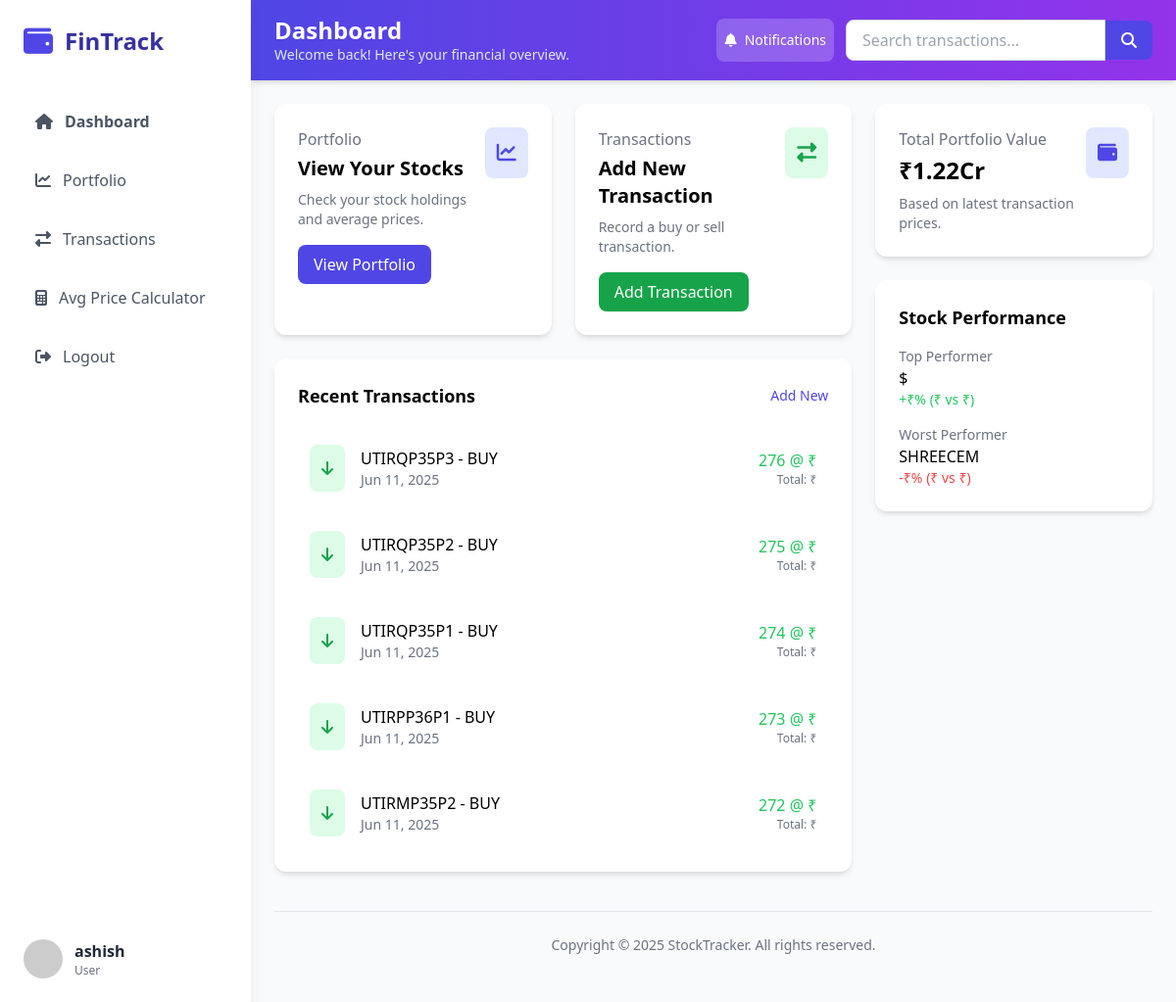
/home/ (signed in), run on an earlier commit of the app's database.
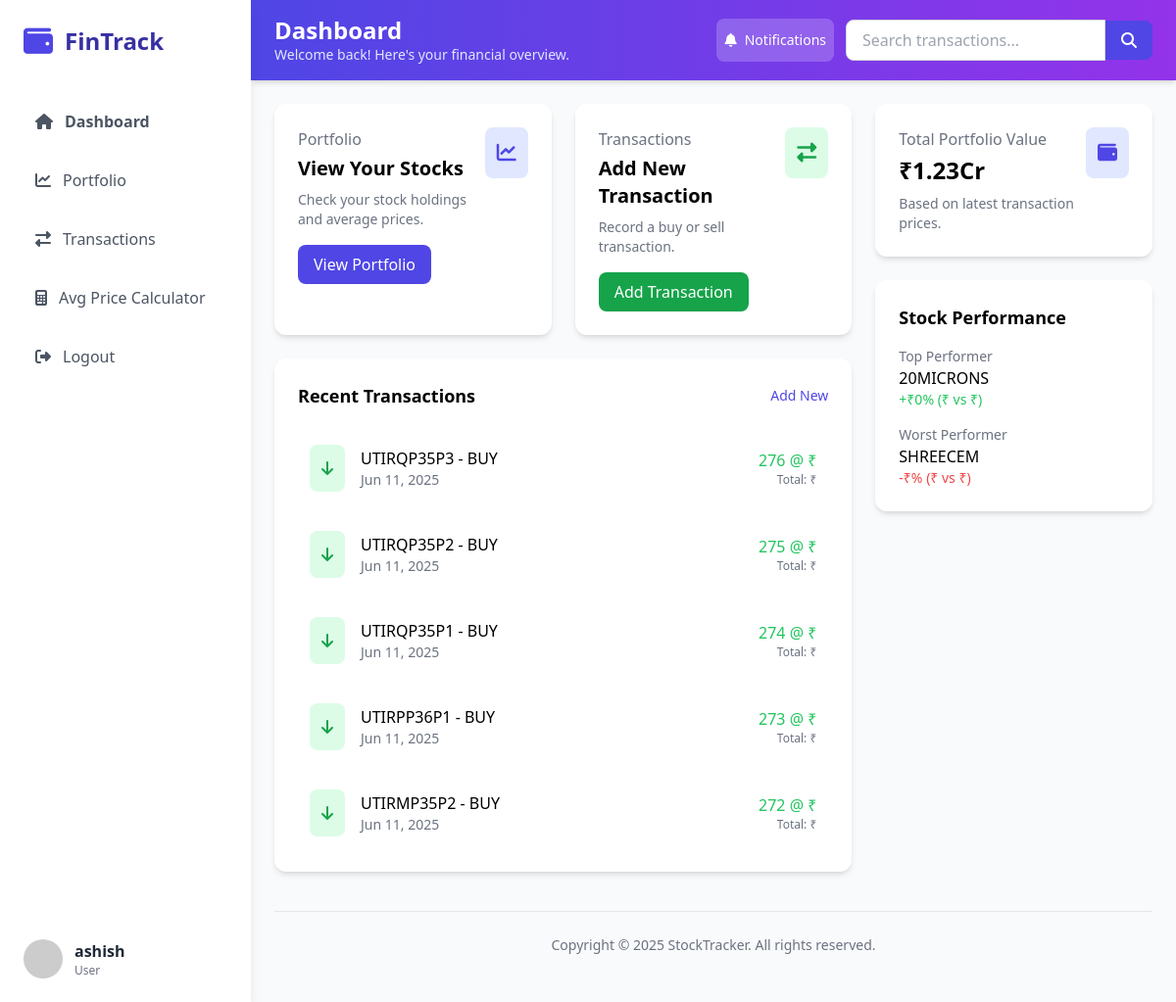
And on a later commit of the database.
### stocks/models.py (models this page shows, shortened)
class StockTransaction(models.Model):
    TRANSACTION_TYPES = (
        ("BUY", "Buy"),
        ("SELL", "Sell"),
    )
    user = models.ForeignKey(User, on_delete=models.CASCADE)
    stock_symbol = models.CharField(max_length=10)
    transaction_type = models.CharField(max_length=4, choices=TRANSACTION_TYPES)
    quantity = models.PositiveIntegerField()
    price_per_share = models.DecimalField(max_digits=10, decimal_places=2)
    transaction_date = models.DateTimeField(auto_now_add=True)

### stocks/views.py (the view)
# urls.py: 2. Add a URL to urlpatterns:  path('', views.home, name='home')
@login_required
def home(request):
    portfolio = {}
    total_value = Decimal("0.00")
    recent_transactions = []
    top_performer = None
    worst_performer = None
    transactions_json = []
    if request.user.is_authenticated:
        transactions = StockTransaction.objects.filter(user=request.user).order_by(
            "transaction_date"
        )
        recent_transactions = transactions.order_by("-transaction_date")[:5].annotate(
            total_cost=F("quantity") * F("price_per_share")
        )
        transactions_json = [
            {
                "stock_symbol": trans.stock_symbol,
                "price_per_share": float(trans.price_per_share),
                "transaction_date": trans.transaction_date.isoformat(),
            }
            for trans in transactions
        ]
        for trans in transactions:
            symbol = trans.stock_symbol
            if symbol not in portfolio:
                portfolio[symbol] = {
                    "quantity": 0,
                    "total_cost": Decimal("0.00"),
                    "latest_price": trans.price_per_share,
                }
            if trans.transaction_type == "BUY":
                portfolio[symbol]["quantity"] += trans.quantity
                portfolio[symbol]["total_cost"] += (
                    trans.quantity * trans.price_per_share
                )
            else:  # SELL
                portfolio[symbol]["quantity"] -= trans.quantity
                portfolio[symbol]["total_cost"] -= (
                    trans.quantity * trans.price_per_share
                )
            portfolio[symbol]["latest_price"] = trans.price_per_share
        for symbol, data in list(portfolio.items()):
            if data["quantity"] > 0:
                data["avg_price"] = data["total_cost"] / data["quantity"]
                total_value += data["quantity"] * data["latest_price"]
                if data["avg_price"] > 0:
                    data["percent_change"] = (
                        (data["latest_price"] - data["avg_price"]) / data["avg_price"]
                    ) * 100
                else:
                    data["percent_change"] = Decimal("0.00")
            else:
                del portfolio[symbol]
        if portfolio:
            top_performer = max(
                portfolio.items(), key=lambda x: x[1]["percent_change"], default=None
            )
            worst_performer = min(
                portfolio.items(), key=lambda x: x[1]["percent_change"], default=None
            )
            if top_performer:
                top_performer = {
                    "symbol": top_performer[0],
                    "gain_percent": (
                        top_performer[1]["percent_change"]
                        if top_performer[1]["percent_change"] > 0
                        else None
                    ),
                    "avg_price": top_performer[1]["avg_price"],
                    "current_price": top_performer[1]["latest_price"],
                }
            if worst_performer:
                worst_performer = {
                    "symbol": worst_performer[0],
                    "loss_percent": (
                        abs(worst_performer[1]["percent_change"])
                        if worst_performer[1]["percent_change"] < 0
                        else None
                    ),
                    "avg_price": worst_performer[1]["avg_price"],
                    "current_price": worst_performer[1]["latest_price"],
                }
    return render(
        request,
        "home.html",
        {
            "portfolio": portfolio,
            "total_value": total_value,
            "recent_transactions": recent_transactions,
            "top_performer": top_performer,
            "worst_performer": worst_performer,
            "transactions_json": json.dumps(transactions_json),
        },
    )

### stocks/templatetags/custom_filter.py (called while the page is built)
@register.filter(name="format_big_number")
def format_big_number(number):
    sign = "-" if number < 0 else ""
    number = abs(number)
    if number == 0:
        return "₹0"
    if not number or not str(number).strip():
        return "-"
    elif number < 1_000:
        return f"{sign}₹{number:0.2f}"
    elif number < 1_00_000:
        return f"{sign}₹{number/1_000:0.2f}K"
    elif number < 1_00_00_000:
        return f"{sign}₹{number/1_00_000:0.2f}L"
    elif number < 10_000_00_00_000:
        return f"{sign}₹{number/1_00_00_000:0.2f}Cr"
    number = round(number / 1_00_00_000)
    return f"{sign}₹{number}Cr"

@register.filter(name="format_indian_currency")
def format_indian_currency(number):
    if not number or (isinstance(number, float) and isnan(number)):
        return "₹0"
    try:
        indian_currency_format = format_number(number, locale="en_IN")
    except Exception:
        return "-"
    return "₹" + str(indian_currency_format)

### stocks/templates/home.html (shortened to what this page needs)
{% extends 'base.html' %}
{% load custom_filter %}
{% block header_title %}Dashboard{% endblock %}
{% block header_subtitle %}Welcome back! Here's your financial overview.{% endblock %}
{% block content %}
<div class="grid grid-cols-1 lg:grid-cols-3 gap-6">
    <div class="lg:col-span-2 space-y-6">
        {% if user.is_authenticated %}
        <div class="grid grid-cols-1 md:grid-cols-2 gap-6">
            <div class="bg-white rounded-xl shadow-md card-hover transition-all duration-300 p-6">
                <div class="flex justify-between items-start">
                    <div>
                        <p class="text-gray-500">Portfolio</p>
                        <h3 class="text-xl font-bold mt-1">View Your Stocks</h3>
                        <p class="text-gray-500 text-sm mt-2">Check your stock holdings and average prices.</p>
                    </div>
                    <div class="bg-indigo-100 p-3 rounded-lg">
                        <i class="fas fa-chart-line text-indigo-600 text-xl"></i>
                    </div>
                </div>
                <a href="{% url 'portfolio' %}" class="mt-4 inline-block bg-indigo-600 text-white px-4 py-2 rounded-lg hover:bg-indigo-700">View Portfolio</a>
            </div>
            <div class="bg-white rounded-xl shadow-md card-hover transition-all duration-300 p-6">
                <div class="flex justify-between items-start">
                    <div>
                        <p class="text-gray-500">Transactions</p>
                        <h3 class="text-xl font-bold mt-1">Add New Transaction</h3>
                        <p class="text-gray-500 text-sm mt-2">Record a buy or sell transaction.</p>
                    </div>
                    <div class="bg-green-100 p-3 rounded-lg">
                        <i class="fas fa-exchange-alt text-green-600 text-xl"></i>
                    </div>
                </div>
                <a href="{% url 'add_transaction' %}" class="mt-4 inline-block bg-green-600 text-white px-4 py-2 rounded-lg hover:bg-green-700">Add Transaction</a>
            </div>
        </div>
        <div class="bg-white rounded-xl shadow-md card-hover transition-all duration-300 p-6">
            <div class="flex justify-between items-center mb-6">
                <h3 class="font-bold text-lg">Recent Transactions</h3>
                <a href="{% url 'add_transaction' %}" class="text-indigo-600 hover:text-indigo-800 text-sm font-medium">Add New</a>
            </div>
            {% if recent_transactions %}
            <div class="space-y-4">
                {% for trans in recent_transactions %}
                <div class="flex items-center p-3 hover:bg-gray-50 rounded-lg transition-colors">
                    <div class="bg-{% if trans.transaction_type == 'BUY' %}green{% else %}red{% endif %}-100 p-3 rounded-lg mr-4">
                        <i class="fas fa-{% if trans.transaction_type == 'BUY' %}arrow-down{% else %}arrow-up{% endif %} text-{% if trans.transaction_type == 'BUY' %}green{% else %}red{% endif %}-600"></i>
                    </div>
                    <div class="flex-grow">
                        <p class="font-medium">{{ trans.stock_symbol }} - {{ trans.transaction_type }}</p>
                        <p class="text-sm text-gray-500">{{ trans.transaction_date|date:"M d, Y" }}</p>
                    </div>
                    <div class="text-right">
                        <p class="font-medium {% if trans.transaction_type == 'BUY' %}text-green-500{% else %}text-red-500{% endif %}">{{ trans.quantity }} @ {{ trans.price_per_share|format_indian_currency }}</p>
                        <p class="text-xs text-gray-500">Total: {{ trans.total_cost|format_indian_currency }}</p>
                    </div>
                </div>
                {% endfor %}
            </div>
            {% else %}
            <p class="text-gray-600">No recent transactions.</p>
            {% endif %}
        </div>
        {% endif %}
    </div>
    {% if user.is_authenticated %}
    <div class="space-y-6">
        <div class="bg-white rounded-xl shadow-md card-hover transition-all duration-300 p-6">
            <div class="flex justify-between items-start">
                <div>
                    <p class="text-gray-500">Total Portfolio Value</p>
                    <h3 class="text-2xl font-bold mt-1">{{ total_value|format_big_number }}</h3>
                    <p class="text-gray-500 text-sm mt-2">Based on latest transaction prices.</p>
                </div>
                <div class="bg-indigo-100 p-3 rounded-lg">
                    <i class="fas fa-wallet text-indigo-600 text-xl"></i>
                </div>
            </div>
        </div>
        <div class="bg-white rounded-xl shadow-md card-hover transition-all duration-300 p-6">
            <h3 class="font-bold text-lg mb-4">Stock Performance</h3>
            {% if top_performer or worst_performer %}
                {% if top_performer %}
                <div class="mb-4">
                    <p class="text-gray-500 text-sm">Top Performer</p>
                    <p class="font-medium">{{ top_performer.symbol }}</p>
                    <p class="text-green-500 text-sm">+{{ top_performer.gain_percent|format_indian_currency }}% ({{ top_performer.current_price|format_indian_currency }} vs {{ top_performer.avg_price|format_indian_currency }})</p>
                </div>
                {% endif %}
                {% if worst_performer %}
                <div>
                    <p class="text-gray-500 text-sm">Worst Performer</p>
                    <p class="font-medium">{{ worst_performer.symbol }}</p>
                    <p class="text-red-500 text-sm">-{{ worst_performer.loss_percent|format_indian_currency }}% ({{ worst_performer.current_price|format_indian_currency }} vs {{ worst_performer.avg_price|format_indian_currency }})</p>
                </div>
                {% endif %}
            {% else %}
            <p class="text-gray-600">No performance data available.</p>
            {% endif %}
        </div>
    </div>
    {% endif %}
</div>
<footer class="mt-10 py-6 border-t text-center text-sm text-gray-500">
    Copyright &copy; {% now "Y" %} StockTracker. All rights reserved.
</footer>
{% endblock %}

### stocks/templates/base.html (shortened to what this page needs)
{% load static %}
<!DOCTYPE html>
<html lang="en">
<head>
    <script src="https://cdn.tailwindcss.com"></script>
    <link rel="stylesheet" href="https://cdnjs.cloudflare.com/ajax/libs/font-awesome/6.4.0/css/all.min.css">
    <link rel="stylesheet" href="{% static 'css/styles.css' %}">
</head>
<body class="bg-gray-50 font-sans">
    <div id="sidebar" class="sidebar fixed h-screen w-64 bg-white shadow-lg z-40 md:block">
        <div class="p-6">
            <div class="flex items-center mb-10">
                <i class="fas fa-wallet text-indigo-600 text-3xl mr-3"></i>
                <h1 class="text-2xl font-bold text-indigo-800">FinTrack</h1>
            </div>
            <nav>
                <ul class="space-y-3">
                    {% for link in request.sidebar_nav_links %}
                    <li>
                        <a href="{{ link.url }}" class="flex items-center p-3 rounded-lg {% if link.is_active %}bg-indigo-50 text-indigo-600{% else %}text-gray-600 hover:bg-indigo-50 hover:text-indigo-600{% endif %} {% if link.font_semibold %}font-semibold{% endif %}">
                            <i class="fas {{ link.icon }} mr-3"></i>
                            {{ link.name }}
                        </a>
                    </li>
                    {% endfor %}
                </ul>
            </nav>
        </div>
        {% if request.sidebar_user %}
        <div class="absolute bottom-0 w-full p-6">
            <div class="flex items-center">
                <img src="https://randomuser.me/api/portraits/women/44.jpg" class="w-10 h-10 rounded-full mr-3" alt="User">
                <div>
                    <p class="font-semibold text-gray-800">{{ request.sidebar_user.username }}</p>
                    <p class="text-xs text-gray-500">{{ request.sidebar_user.is_staff|yesno:"Admin,User" }}
                </div>
            </div>
        </div>
        {% endif %}
    </div>
    <div class="md:ml-64 min-h-screen main-content">
        <header class="bg-gradient-to-r from-indigo-600 to-purple-600 text-white px-6 py-4 shadow-md">
            <div class="flex flex-col md:flex-row justify-between items-start md:items-center gap-4">
                <div>
                    <h2 class="text-2xl font-bold leading-tight">{% block header_title %}Dashboard{% endblock %}</h2>
                    <p class="text-indigo-100 text-sm">{% block header_subtitle %}Welcome back! Here's your financial overview.{% endblock %}</p>
                </div>
                <div class="flex items-center gap-3">
                    <button class="flex items-center gap-2 px-2 py-3 bg-white bg-white/20 hover:bg-white/30 hover:bg-blue-700 rounded-lg transition text-sm">
                        <i class="fas fa-bell"></i>
                        <span class="hidden md:inline">Notifications</span>
                    </button>
                    <form method="get" action="{% url 'search_transactions' %}" class="flex items-center mt-4 md:mt-0">
                        <input type="text" name="q" placeholder="Search transactions..." value="{{ request.GET.q }}"
                               class="px-4 py-2 rounded-l-lg border border-gray-300 focus:outline-none focus:ring-2 focus:ring-indigo-400 text-black">
                        <button type="submit" class="bg-indigo-600 text-white px-4 py-2 rounded-r-lg hover:bg-indigo-700">
                            <i class="fas fa-search"></i>
                        </button>
                    </form>
                </div>
            </div>
        </header>
        <div class="p-6">
            {% block content %}
            {% endblock %}
        </div>
    </div>
</body>
</html>

### stocks/static/css/styles.css (style rules this page uses)
body { font-family: Arial, sans-serif; }
.sidebar { transition: all 0.3s ease; }
input, select { transition: border-color 0.3s; }
button { transition: background-color 0.3s, transform 0.3s; }

What changed in the data, as far as the page shows it:
removed StockTransaction: current_price "₹"
now on this page (row unchanged): StockTransaction: symbol "20MICRONS", current_price "₹"
Also different on the page:
{{ total_value|format_big_number }}: "₹1.22Cr" → "₹1.23Cr"
{{ top_performer.gain_percent|format_indian_currency }}: "₹" → "₹0"
{{ top_performer.symbol }}: "$" → (not shown)
